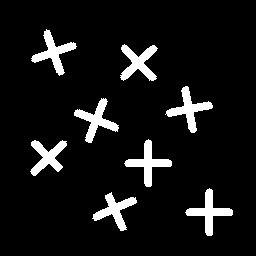
#> input picture Lab02 - Connected Components/art8.png, 256 x 256 px
$ jupyter execute lab03.ipynb
#> lines starting #> are read from the running program, lines starting #| are printed output that depends on the picture; after the words box and inside, x2 and y2 are one past the last pixel; in counts of white or black regions, pixels touching at a corner belong together
**Exercícios Rotulação de Componentes Conexos**
exercícios obtidos em http://homepages.inf.ed.ac.uk/rbf/HIPR2/label.htm

1. Implemente o algoritmo de rotulação de componentes conexos (algoritmo do slide ou por outra solução) e aplique sobre a imagem binária art8.png. Indique qual vizinhança será considerada (4 ou 8)
Mostre os resultados na forma da imagem art8lab1.png e art8lab2.png

art8.png:

art8lab1.png:

art8lab2.png:


[cell 1]
import cv2
import numpy as np
import matplotlib.pyplot as plt

# Carrega a imagem em escala de cinza
img = cv2.imread('art8.png', cv2.IMREAD_GRAYSCALE)
#> img: shape (256, 256); values 1 (black) and 255 (white), 8% white; 8 white regions, largest, box (x1, y1, x2, y2) and area: (120, 44, 158, 81) 672, (165, 86, 213, 133) 670, (74, 98, 119, 143) 670

# Cria a imagem de saída com as dimensões da imagem de entrada
out = np.zeros_like(img)

# Define o valor do rótulo inicial
label = 50

# Define a lista de pontos para busca dos vizinhos
lista_proximos = []

# Define vizinhaça
viz = 8

# Percorre a imagem em busca de pixels foreground
for i in range(1, img.shape[0]):
    for j in range(1, img.shape[1]):
        # Verifica se o pixel atual é foreground e ainda não foi rotulado
        if img[i,j] == 255 and out[i,j] == 0:
            # Atribui o rótulo à posição atual
            out[i,j] = label

            # Inclui na lista de busca dos vizinhos
            lista_proximos.append((i, j))

            # Percorre a lista de busca enquanto não estiver vazia
            while lista_proximos:
                # Busca o próximo ponto da lista
                p_atual = lista_proximos.pop(0)

                # Verifica a vizinhança 8 do ponto atual
                if viz == 8:
                    for k in range(-1, 2):
                        for l in range(-1, 2):
                            # Verifica se o pixel atual é foreground e ainda não foi rotulado
                            if img[p_atual[0]+k, p_atual[1]+l] == 255 and out[p_atual[0]+k, p_atual[1]+l] == 0:
                                # Atribui o rótulo à posição atual
                                out[p_atual[0]+k, p_atual[1]+l] = label

                                # Adiciona o ponto na lista para verificar vizinhos posteriormente
                                lista_proximos.append((p_atual[0]+k, p_atual[1]+l))

                # Verifica a vizinhança 4 do ponto atual
                else:
                    for k, l in ((-1, 0), (1, 0), (0, -1), (0, 1)):
                        # Verifica se o pixel atual é foreground e ainda não foi rotulado
                        if img[p_atual[0]+k, p_atual[1]+l] == 255 and out[p_atual[0]+k, p_atual[1]+l] == 0:
                            # Atribui o rótulo à posição atual
                            out[p_atual[0]+k, p_atual[1]+l] = label
                            # Adiciona o ponto na lista para verificar vizinhos posteriormente
                            lista_proximos.append((p_atual[0]+k, p_atual[1]+l))
            # Incrementa o rótulo para o próximo componente conexo
            label += 20
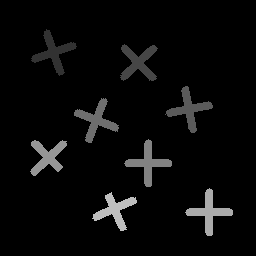
#> out: shape (256, 256); min 0, max 190, mean 9.5
#> after the loop, label = 210; lista_proximos = []

# Salva a imagem de saída
cv2.imwrite('art8lab1.png', out)
plt.imshow(out, cmap='gray', vmin=0, vmax=255)
plt.show()

2. Calcule o número de objetos da imagem clc3.png. Note que antes será necessário binarizar a imagem. Para isso, considere um limiar (*threshold*) de 67, isto é, valores acima de 67 na imagem original recebem zero, e os abaixo recebem 1 (o que resulta na imagem clc3thr1.png).

clc3.png

clc3thr1

clc3lab1

[cell 2]
import cv2
import numpy as np

# Carrega a imagem em escala de cinza
img = cv2.imread('clc3.png', 0)
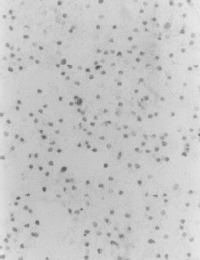
#> input picture Lab02 - Connected Components/clc3.png, 200 x 260 px
#> img is the input picture: shape (260, 200); min 88, max 236, mean 198.6

# Binariza a imagem com threshold = 150
ret, thresh = cv2.threshold(img, 150, 255, cv2.THRESH_BINARY)
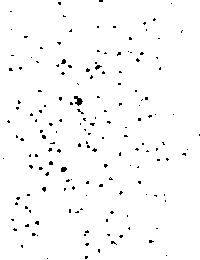
#> thresh: shape (260, 200); 97.9% white; black in thin lines or dots

# Inverte a imagem binarizada
thresh_inv = 255 - thresh
#> thresh_inv: shape (260, 200); 2.1% white in thin lines or dots

# Cria uma imagem preta com as mesmas dimensões da imagem invertida
labels = np.zeros_like(thresh_inv)

# Define as labels iniciais
current_label = 1

# Percorre a imagem e aplica o algoritmo de rotulagem
for i in range(thresh_inv.shape[0]):
    for j in range(thresh_inv.shape[1]):
        # Se o pixel for branco e ainda não tiver sido rotulado
        if thresh_inv[i][j] == 255 and labels[i][j] == 0:
            # Rotula o objeto
            neighbors = []
            for x in range(-1, 2):
                for y in range(-1, 2):
                    if x == 0 and y == 0:
                        continue
                    if i+x < 0 or j+y < 0 or i+x >= thresh_inv.shape[0] or j+y >= thresh_inv.shape[1]:
                        continue
                    if labels[i+x][j+y] > 0:
                        neighbors.append(labels[i+x][j+y])
            if len(neighbors) == 0:
                labels[i][j] = current_label
                current_label = current_label % 255 + 1
            else:
                neighbors = np.unique(neighbors)
                min_label = np.min(neighbors)
                labels[i][j] = min_label
                for label in neighbors:
                    if label != min_label:
                        labels[labels == label] = min_label
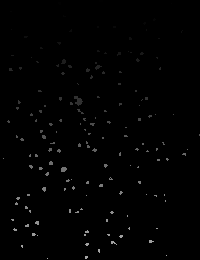
#> labels: shape (260, 200); min 0, max 166, mean 1.7
#> after the loop, current_label = 167

# Conta o número de objetos
num_objects = np.max(labels)
#> num_objects = 166

print(f'O número de objetos na imagem é {num_objects}.')
#| O número de objetos na imagem é 166.
